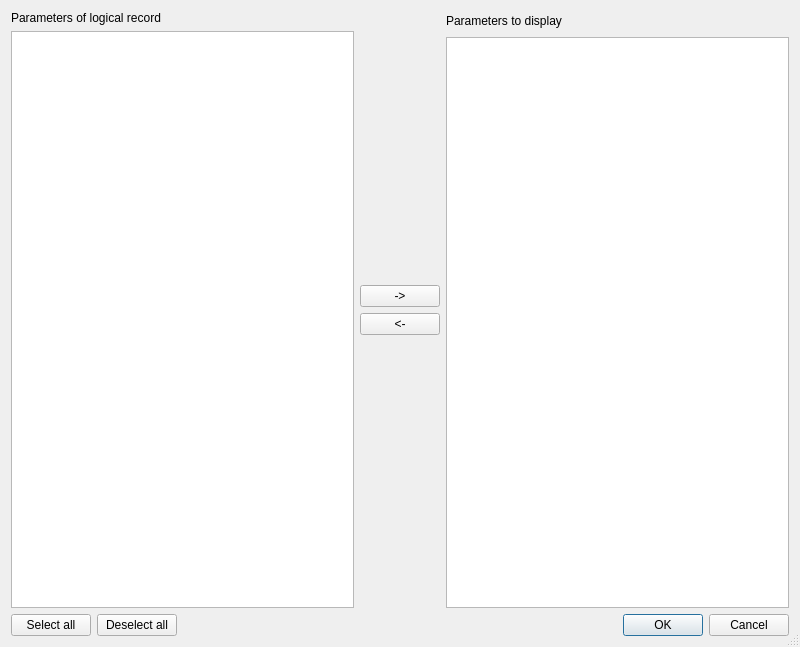
<?xml version="1.0" encoding="UTF-8"?>
<ui version="4.0">
 <class>SelectParametersDialog</class>
 <widget class="QDialog" name="SelectParametersDialog">
  <property name="geometry">
   <rect>
    <x>0</x>
    <y>0</y>
    <width>800</width>
    <height>647</height>
   </rect>
  </property>
  <property name="minimumSize">
   <size>
    <width>800</width>
    <height>500</height>
   </size>
  </property>
  <property name="windowTitle">
   <string>Select Parameters</string>
  </property>
  <property name="locale">
   <locale language="English" country="UnitedStates"/>
  </property>
  <property name="sizeGripEnabled">
   <bool>true</bool>
  </property>
  <layout class="QGridLayout" name="gridLayout_4">
   <item row="1" column="0" colspan="3">
    <layout class="QHBoxLayout" name="horizontalLayout">
     <item>
      <widget class="QPushButton" name="SelectAll_pushButton">
       <property name="text">
        <string>Select all</string>
       </property>
      </widget>
     </item>
     <item>
      <widget class="QPushButton" name="DeselectAll_pushButton">
       <property name="text">
        <string>Deselect all</string>
       </property>
      </widget>
     </item>
     <item>
      <spacer name="horizontalSpacer_3">
       <property name="orientation">
        <enum>Qt::Horizontal</enum>
       </property>
       <property name="sizeHint" stdset="0">
        <size>
         <width>318</width>
         <height>20</height>
        </size>
       </property>
      </spacer>
     </item>
     <item>
      <widget class="QDialogButtonBox" name="buttonBox">
       <property name="standardButtons">
        <set>QDialogButtonBox::Cancel|QDialogButtonBox::Ok</set>
       </property>
      </widget>
     </item>
    </layout>
   </item>
   <item row="0" column="0">
    <layout class="QGridLayout" name="gridLayout">
     <item row="0" column="0">
      <widget class="QLabel" name="LR_label">
       <property name="text">
        <string>Parameters of logical record</string>
       </property>
      </widget>
     </item>
     <item row="1" column="0">
      <widget class="QListWidget" name="lb1">
       <property name="minimumSize">
        <size>
         <width>330</width>
         <height>0</height>
        </size>
       </property>
       <property name="selectionMode">
        <enum>QAbstractItemView::MultiSelection</enum>
       </property>
       <property name="sortingEnabled">
        <bool>true</bool>
       </property>
      </widget>
     </item>
    </layout>
   </item>
   <item row="0" column="2">
    <layout class="QGridLayout" name="gridLayout_3">
     <item row="0" column="0">
      <widget class="QLabel" name="label_2">
       <property name="text">
        <string>Parameters to display</string>
       </property>
      </widget>
     </item>
     <item row="0" column="1">
      <spacer name="horizontalSpacer_2">
       <property name="orientation">
        <enum>Qt::Horizontal</enum>
       </property>
       <property name="sizeHint" stdset="0">
        <size>
         <width>40</width>
         <height>20</height>
        </size>
       </property>
      </spacer>
     </item>
     <item row="1" column="0" colspan="2">
      <widget class="QListWidget" name="lb2">
       <property name="minimumSize">
        <size>
         <width>330</width>
         <height>0</height>
        </size>
       </property>
       <property name="selectionMode">
        <enum>QAbstractItemView::MultiSelection</enum>
       </property>
      </widget>
     </item>
    </layout>
   </item>
   <item row="0" column="1">
    <layout class="QGridLayout" name="gridLayout_2">
     <item row="0" column="0">
      <spacer name="verticalSpacer">
       <property name="orientation">
        <enum>Qt::Vertical</enum>
       </property>
       <property name="sizeHint" stdset="0">
        <size>
         <width>20</width>
         <height>198</height>
        </size>
       </property>
      </spacer>
     </item>
     <item row="1" column="0">
      <widget class="QPushButton" name="Left2Right_pushButton">
       <property name="text">
        <string>-&gt;</string>
       </property>
      </widget>
     </item>
     <item row="2" column="0">
      <widget class="QPushButton" name="Right2Left_pushButton">
       <property name="text">
        <string>&lt;-</string>
       </property>
      </widget>
     </item>
     <item row="3" column="0">
      <spacer name="verticalSpacer_2">
       <property name="orientation">
        <enum>Qt::Vertical</enum>
       </property>
       <property name="sizeHint" stdset="0">
        <size>
         <width>20</width>
         <height>138</height>
        </size>
       </property>
      </spacer>
     </item>
    </layout>
   </item>
  </layout>
 </widget>
 <tabstops>
  <tabstop>Left2Right_pushButton</tabstop>
  <tabstop>Right2Left_pushButton</tabstop>
  <tabstop>SelectAll_pushButton</tabstop>
  <tabstop>lb2</tabstop>
  <tabstop>lb1</tabstop>
 </tabstops>
 <resources/>
 <connections/>
</ui>
